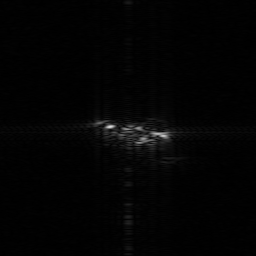
#> input picture images_ISAR/A10_104.bmp, 256 x 256 px, found by its file name; its folder holds only this picture in this run
$ jupyter execute --allow-errors BE_Note.ipynb
#> lines starting #> are read from the running program, lines starting #| are printed output that depends on the picture
# <center>UE 4.1 - Machine Learning </center>

UE 4.1 Machine Learning
Noms et prénoms : Maïsani Cyril, Le Pennec Goulven

[cell 1]
import numpy as np
import sklearn as sk
import os
import cv2
from matplotlib import pyplot as plt
import skimage
from skimage import data
from skimage.registration import phase_cross_correlation
from skimage.transform import warp_polar, rotate, rescale
from skimage.util import img_as_float
from sklearn.neighbors import KNeighborsClassifier
import random

path = "./pythonProject/images_ISAR"

---

## Partie I - Analyse de données ISAR

<div class="alert alert-info">
<h3 class="alert-heading"> Question 1 - Généralités sur la base de données</h3>

#### Lecture du fichier
Premièrement, on load le fichier zip contenant les images.

[cell 2]
def get_matrice_de_donnees(path):
#> called with path = './pythonProject/images_ISAR'
    images = []
    for image in os.listdir(path):
        img = cv2.imread(os.path.join(path,image),cv2.IMREAD_GRAYSCALE)
#> img is the input picture: shape (256, 256); min 0, max 219, mean 3.4
        if img is not None:
            images.append(img)
    return images

images = get_matrice_de_donnees(path)
#> images = 1 item
print(len(images))
#| 1

##Affichage de 10 d'entre elles
def aff(images):
    fig, axs = plt.subplots(2, 5, figsize=(15, 6))
    for i in range(2):
        for j in range(5):
            axs[i, j].imshow(images[i*5+j], cmap='gray')
            axs[i, j].axis('off')
    plt.show()

#> (the rest of this cell did not finish here and is left out)

Il y a 810 images dans le dossier "images_ISAR".

#### Séparation des images par classes

[cell 3]
# Store the image file names in a list as long as they are bmps
nom_images = [f for f in os.listdir(path) if os.path.splitext(f)[-1] == '.bmp']
type_appareil=[]
for k in nom_images:
    type_appareil.append(k.split("_")[0])  #split the names before the _

#print(type_appareil)
values, counts = np.unique(type_appareil, return_counts=True)  #count the number of different elements in the list

print(values,counts)

#### Histogramme

[cell 4]
# Histogramme

plt.bar(values, counts)
plt.xlabel('Type d\'appareil')
plt.ylabel('Nombre d\'images')
plt.title('Histogramme des images par type d\'appareil')
plt.show()
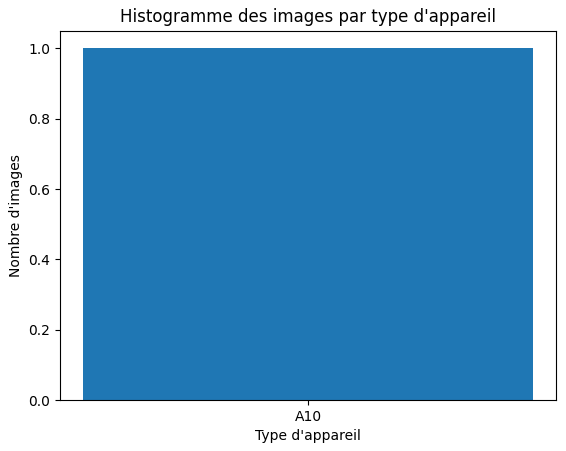
#> figure drawn by matplotlib, 1 panel

print("Nombre d'images par classe : ", counts)
print("Nombre de classes : ", len(values))

#### Dimension de l'espace de données

Commentaires : Les données sont réparties de façon hommogènes et il y a un nombre significatif d'images par classe'

[cell 5]
# Dimension de l'espace de données

print("Dimension de l'espace de données : ", images[0].shape)
#| Dimension de l'espace de données :  (256, 256)

# Valeur min et max :

print("Valeur min : ", np.min(images))
#| Valeur min :  0
print("Valeur max : ", np.max(images))
#| Valeur max :  219

#### Réduction de la dimension des données

##### Affichage des niveaux de gris d'une image aléatoire

[cell 6]
def crop(a):
    new=[]
    for i in range(len(a)):
        new.append(a[i][50:200,50:200])
#> this loop made 1 pass
#> after the loop, new = 1 item
    return new

images = crop(images)


##Affichage après découpage

#> (the rest of this cell did not finish here and is left out)

Le gain est de 256 - 150 = 106 pixels par image.

<div class="alert alert-info">
<h3 class="alert-heading"> Question 2 - Load BDD</h3>

Ici, on a une fonction qui à partir d'un dossier donné d'images (de format .bmp) renvoie la matrice des donneés et le vecteur des labels

[cell 7]
def get_vecteur_label(path):
    nom_images = [f for f in os.listdir(path) if os.path.splitext(f)[-1] == '.bmp']
    type_appareil=[]
    for k in nom_images:
        type_appareil.append(k.split("_")[0])  #split the names before the _
    return type_appareil


def load_bdd(path):
    #On charge la matrice des données
#> called with path = './pythonProject/images_ISAR'
    images = get_matrice_de_donnees(path)
#> images = 1 item
    images = crop(images) # On crop les images
#> the loop in crop (call 2), `for i in range(len(a)):` made 1 pass
    for image in images:
        image = np.reshape(image, (image.shape[0] * image.shape[1], 1)) # Verticalisation des images
    vecteur_label = get_vecteur_label(path) # On charge les labels

    return images, vecteur_label

images, vecteur_label = load_bdd(path) # On charge les données
#> vecteur_label = ['A10']

## Partie II - Extraction des caractéristiques discriminantes – Image polaire

<div class="alert alert-info">
<h3 class="alert-heading"> Question 1 - Fonction polaire()</h3>

[cell 8]
#Image aléatoire

image = images[random.randint(0, len(images)-1)] # On prend une image aléatoire parmis toutes les images
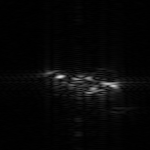
#> image: shape (150, 150); min 0, max 219, mean 6.7

# exemple de la fonction polaire
def polaire(image, Nr=50, Mtheta=50, Rmax=50):
#> called with Nr = 50, Mtheta = 50, Rmax = 50
    M, N = image.shape
#> M = 150; N = 150
    center_x, center_y = N//2, M//2
#> center_x = 75; center_y = 75
    polar_image = np.zeros((Nr, Mtheta))
    dtheta = 2*np.pi/(Mtheta-1)
    dr = Rmax/(Nr-1)
    for m in range(Nr):
        for n in range(Mtheta):
            theta = -np.pi + (n-1)*dtheta
            r = (m-1)*dr
            x = center_x + r*np.cos(theta)
            y = center_y + r*np.sin(theta)
            x, y = int(x), int(y)
            if x >= N or y >= M:
                continue
            polar_image[m,n] = image[x, y]

    return polar_image

# La dimension de l'image polaire :
polar_image = polaire(image)
print("Dimension de l'image polaire : ", polar_image.shape)
#| Dimension de l'image polaire :  (50, 50)

# Dimension de l'espace de représentation polaire :

# Comme l'image est de taille 50x50, la dimension de l'espace de représentation est 2.

<div class="alert alert-info">
<h3 class="alert-heading"> Question 2 - Invariances des images polaires</h3>

### Invariance par rotation

[cell 9]
# Rotation de 45°
angle = 45
rot_image_45 = rotate(image, angle)
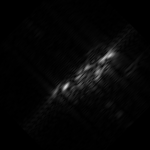
#> rot_image_45: shape (150, 150) float64; min 0, max 0.826, mean 0.0256
polar_image_45 = polaire(rot_image_45)

# Rotation de 90°

angle = 90
rot_image_90 = rotate(image, angle)
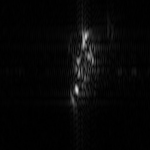
#> rot_image_90: shape (150, 150) float64; min 0, max 0.859, mean 0.0265
polar_image_90 = polaire(rot_image_90)

# Rotation de 180°

angle = 180
rot_image_180 = rotate(image, angle)
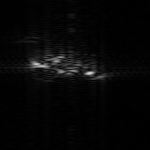
#> rot_image_180: shape (150, 150) float64; min 0, max 0.859, mean 0.0265
polar_image_180 = polaire(rot_image_180)
#> call 4 of polaire, with Nr = 50, Mtheta = 50, Rmax = 50
#> after the loop in polaire (call 4), `for m in range(Nr):`:
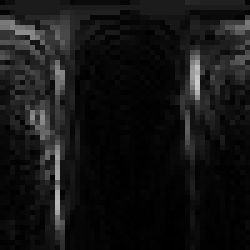
#> polar_image: shape (50, 50) float64 (shown 5 times larger); min 0, max 0.8, mean 0.0817

# Affichage des images polaires après rotation

fig, axs = plt.subplots(1, 3, figsize=(15, 6))
axs[0].imshow(polar_image_45, cmap='gray')
axs[0].axis('off')
axs[0].set_title('Rotation de 45°')
axs[1].imshow(polar_image_90, cmap='gray')
axs[1].axis('off')
axs[1].set_title('Rotation de 90°')
axs[2].imshow(polar_image_180, cmap='gray')
axs[2].axis('off')
axs[2].set_title('Rotation de 180°')
plt.show()

Les images polaires ne sont pas invariants par rotation. En effet, on observe que les images polaires sont différentes après rotation.

### Invariance par changement d'échelle

[cell 10]
# Changement d'échelle: scale = 3.5
def aff_change_scale(image, scale):

#> called with scale = 3.5
    rescaled_image = rescale(image, scale)
    rescaled_polar_image = polaire(rescaled_image, 50, 50, 180)
#> after the loop in polaire (call 5), `for m in range(Nr):`:
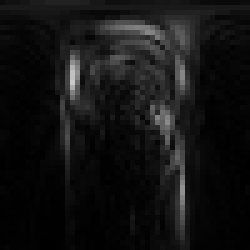
#> polar_image: shape (50, 50) float64 (shown 5 times larger); min 0.00028, max 0.789, mean 0.0756

    # Affichage des images polaires après changement d'échelle

    plt.figure(figsize=(15, 6))
    plt.subplot(2, 2, 1)
    plt.imshow(image, cmap='gray')
    plt.title('Image originale')
    plt.subplot(2, 2, 2)
    plt.imshow(rescaled_image, cmap='gray')
    plt.title('Changement d\'échelle')
    plt.subplot(2, 2, 3)
    plt.imshow(polar_image, cmap='gray')
    plt.title('Image polaire originale')
    plt.subplot(2, 2, 4)
    plt.imshow(rescaled_polar_image, cmap='gray')
    plt.title('Image polaire après changement d\'échelle')
    plt.show()

scale = 3.5
aff_change_scale(image, scale)

Plus le Rmax augmente et plus l'image polaire est invariante par changement d'échelle.

### Invariance par changement d'échelle et translation

[cell 11]
#Changement d'échelle: scale = 3.5

L'image obtenue est de taille (50x50).

<div class="alert alert-info">
<h3 class="alert-heading"> Question 3 - Nouveau vecteurs caractéristiques: $\mathbf{I}_{\text{\theta}}$ et $\mathbf{I}_{\text{r}}$ </h3>

[cell 12]
def polaire1(image, Nr=50, Mtheta=50, Rmax=50):
    """Exécute la fonction polaire en renvoyant également les vecteurs I_theta et I_r"""
#> called with Nr = 50, Mtheta = 50, Rmax = 50
    polare_image = polaire(image, Nr, Mtheta, Rmax)
    polare_image /= np.max(polare_image)
    Itheta = np.sum(polare_image, axis=0)
#> Itheta = 50 values, max 17.72 at index 36, min 1.15 at index 2, mean 4.56
    Ir = np.sum(polare_image, axis=1)
#> Ir = 50 values, max 10.71 at index 5, min 1.27 at index 48, mean 4.56

    return polar_image, Ir, Itheta

Commençons pas regarder le résultats des vecteurs $\mathbf{I}_{\text{\theta}}$ et $\mathbf{I}_{\text{r}}$ sur un image aléatoire.

[cell 13]
image = images[random.randint(0, len(images)-1)] # On prend une image aléatoire parmis toutes les images
polar_image, Ir, Itheta = polaire1(image)
rot_image = rotate(image, 90)
polar_image_rot, Ir_rot, Itheta_rot = polaire1(rot_image)
#> call 2 of polaire1, with Nr = 50, Mtheta = 50, Rmax = 50
#> in polaire1 (call 2), `polare_image /= np.max(polare_image)`:
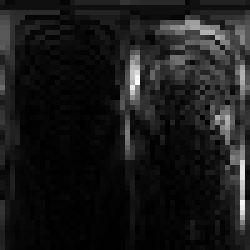
#> polare_image: shape (50, 50) float64 (shown 5 times larger); min 0, max 1, mean 0.102
#> in polaire1 (call 2), `Itheta = np.sum(polare_image, axis=0)`: Itheta = 50 values, max 22.99 at index 48, min 1.15 at index 17, mean 5.1
#> in polaire1 (call 2), `Ir = np.sum(polare_image, axis=1)`: Ir = 50 values, max 11.7 at index 5, min 1.32 at index 49, mean 5.1
#> Ir_rot has the same summary as Ir in polaire1; Itheta_rot has the same summary as Itheta in polaire1
# Affichage des vecteurs I_theta et I_r

fig, axs = plt.subplots(1, 2, figsize=(15, 6))
axs[0].plot(Itheta, color='red')
axs[0].plot(Itheta_rot, color='b')
axs[0].set_title('Vecteur I_theta')
axs[1].plot(Ir, color='r')
axs[1].plot(Ir_rot, color='b')
axs[1].set_title('Vecteur I_r')
axs[0].legend(['Image originale', 'Image après rotation'])
axs[1].legend(['Image originale', 'Image après rotation'])
plt.show()
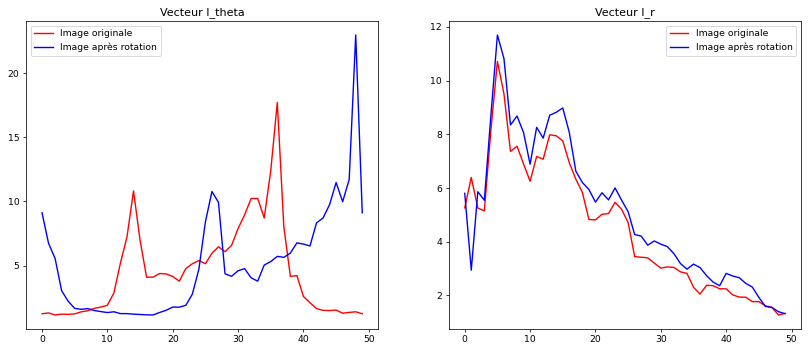
#> figure drawn by matplotlib, 2 panels; panel 1: curve peaks at x = 36, y = 17.72; panel 1: curve peaks at x = 48, y = 22.99; panel 2: curve peaks at x = 5, y = 10.71; panel 2: curve peaks at x = 5, y = 11.7

On observe que les vecteurs $\mathbf{I}_{\text{\theta}}$ et $\mathbf{I}_{\text{r}}$ sont similaires après les transformation de rotation lorsqu'on a normalisé l'image polaire.

Si l'image n'est pas normalisée, les vecteurs restent similaires mais ne sont pas à la même échelle.

<div class="alert alert-info">
<h3 class="alert-heading"> Question 3 - Invariances des vecteurs $\mathbf{I}_{\text{\theta}}$ et $\mathbf{I}_{\text{r}}$</h3>

### Invariance par rotation et changement d'échelle

[cell 14]
#Changement d'échelle: scale = 3.5

def aff_change_scale1(image, scale):

    rescaled_image = rescale(image, scale)
    rescaled_polar_image, Ir_res, Itheta_res = polaire1(rescaled_image, 50, 50, 180)
#> Ir_res = 50 values, max 11.28 at index 5, min 1.24 at index 49, mean 4.79; Itheta_res = 50 values, max 17.91 at index 36, min 1.15 at index 3, mean 4.79

    plt.figure(figsize=(15, 6))
    plt.subplot(2, 2, 1)
    plt.plot(Ir)
    plt.plot(Ir_res)
    plt.title('Ir')
    plt.legend(['Image originale', 'Image après changement d\'échelle'])
    plt.subplot(2, 2, 2)
    plt.plot(Itheta)
    plt.plot(Itheta_res)
    plt.title('Itheta')
    plt.legend(['Image originale', 'Image après changement d\'échelle'])
    plt.show()
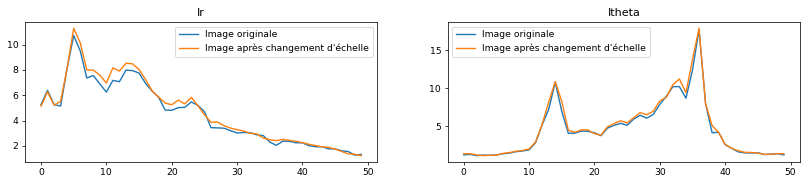
#> figure drawn by matplotlib, 2 panels; panel 1: curve peaks at x = 5, y = 10.71; panel 1: curve peaks at x = 5, y = 11.28; panel 2: curve peaks at x = 36, y = 17.72; panel 2: curve peaks at x = 36, y = 17.91

scale = 3.5
aff_change_scale1(image, scale)
